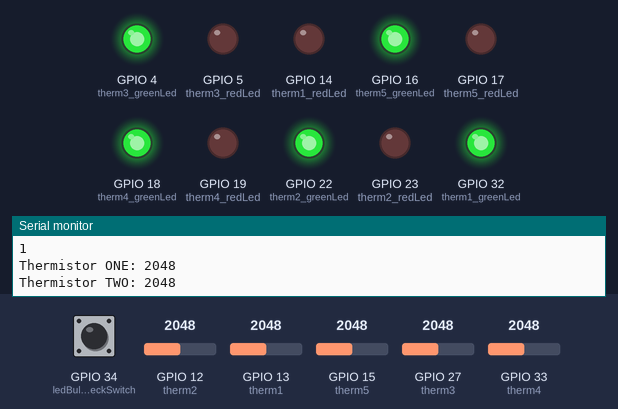
Recording of a sketch running on a simulated ESP32. On the bench: output pins drawn as LEDs (lit = HIGH), the last lines printed to the serial monitor. The inputs (shaded band) are chosen by the test bench; at power-on: GPIO 34 (ledBulbCheckSwitch) HIGH, GPIO 12 (therm2) = 2048, GPIO 13 (therm1) = 2048, GPIO 15 (therm5) = 2048, GPIO 27 (therm3) = 2048, GPIO 33 (therm4) = 2048.

Above: at 1.2 s.
1.3 s: GPIO 34 (ledBulbCheckSwitch) pulled LOW for 0.15 s
At 3.6 s:
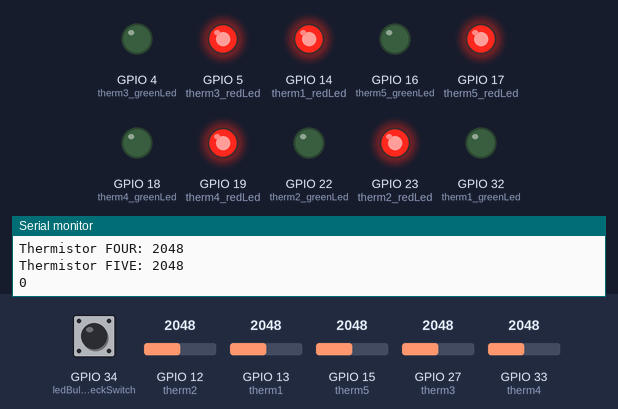
4.4 s: GPIO 12 (therm2) set to 1547
7.4 s: GPIO 12 (therm2) set to 1435
At 8.7 s:
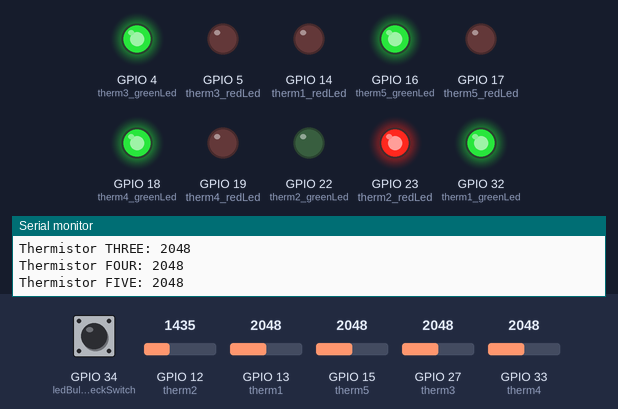
9.0 s: GPIO 13 (therm1) set to 1549
10.5 s: GPIO 13 (therm1) set to 1461
At 11.7 s:
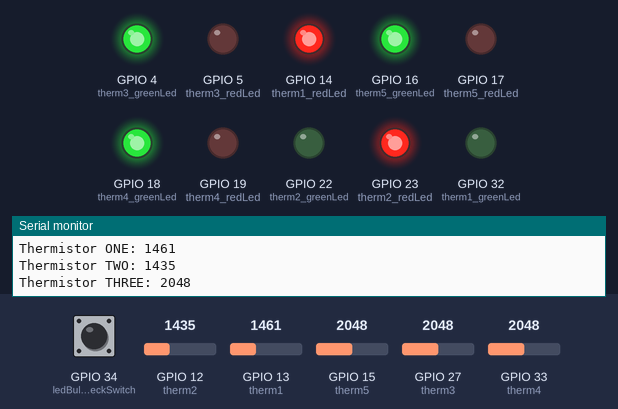
12.0 s: GPIO 15 (therm5) set to 1538
15.0 s: GPIO 15 (therm5) set to 1434
At 15.9 s:
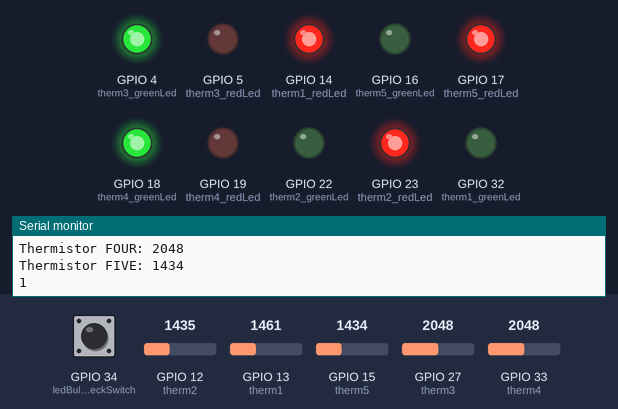
Timing chart, 0 to 17.5 s (numbered marks = the images above; inputs shaded):
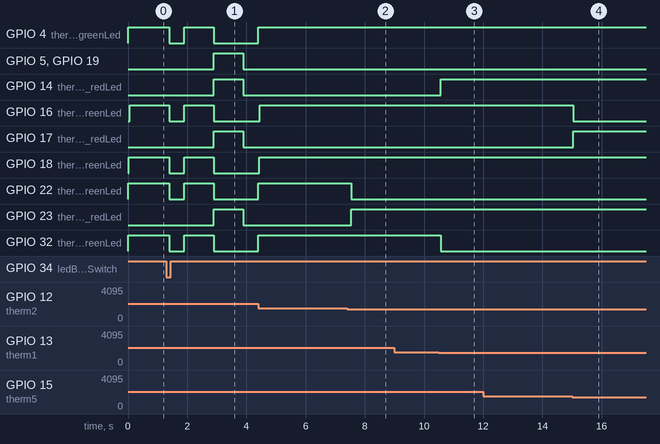

Measured:
- the behaviour switches between 1500 and 1499 on GPIO 12 (therm2) (found by bisection; images 1 and 2)
- the behaviour switches between 1500 and 1499 on GPIO 13 (therm1) (found by bisection; images 2 and 3)
- the behaviour switches between 1500 and 1499 on GPIO 15 (therm5) (found by bisection; images 3 and 4)
- after the input at 1.3 s, GPIO 4 (therm3_greenLed): HIGH → LOW after 0.10 s, → HIGH 0.50 s later, → LOW 1.0 s later; GPIO 5 (therm3_redLed): LOW → HIGH after 1.6 s, → LOW 1.0 s later
- after the input at 7.4 s, GPIO 22 (therm2_greenLed): HIGH → LOW after 0.14 s; GPIO 23 (therm2_redLed): LOW → HIGH after 0.14 s
- after the input at 10.5 s, GPIO 14 (therm1_redLed): LOW → HIGH after 0.07 s; GPIO 32 (therm1_greenLed): HIGH → LOW after 0.07 s
- after the input at 15.0 s, GPIO 16 (therm5_greenLed): HIGH → LOW after 0.05 s; GPIO 17 (therm5_redLed): LOW → HIGH after 0.05 s

The sketch:

thermistorFaultIndicator_v1.0.ino
```cpp
//PT Systems Thermistor Fault/No Fault Indicator
// firmware version 1.0

//Analog read pins
const int therm1 = 13; //thermistor 1 use pin 13
const int therm2 = 12; //thermistor 2 use pin 12
const int therm3 =27; //thermistor 3 use pin 27
const int therm4 = 33; //thermistor 4 use pin 33
const int therm5 = 15; //thermistor 5 use pin 15

//Digital output pins for LED toggle
const int therm1_greenLed= 32; //thermistor 1 green led
const int therm1_redLed = 14; //thermistor 1 red led
const int therm2_greenLed = 22; //thermistor 2 green led
const int therm2_redLed = 23; //thermistor 2 red led
const int therm3_greenLed = 4; //thermistor 3 green led
const int therm3_redLed = 5; //thermistor 3 red led
const int therm4_greenLed = 18; //thermistor 4 green led
const int therm4_redLed = 19; //thermistor 4 red led
const int therm5_greenLed = 16; //thermistor 5 green led
const int therm5_redLed = 17; //thermistor 5 red led

//Digital input for LED bulb check
const int ledBulbCheckSwitch = 34;

//Analog Voltage Range
const int validAnalogUpperRange = 2100; //2.1V upper range
const int validAnalogLowerRange = 1500; //1.5V lower range

int therm1_analogRead = 0; //initialize thermistor 1 analog read
int therm2_analogRead = 0; //initialize thermistor 2 analog read
int therm3_analogRead = 0; //initialize thermistor 3 analog read
int therm4_analogRead = 0; //initialize thermistor 4 analog read
int therm5_analogRead = 0; //initialize thermistor 5 analog read

void setup() {
  Serial.begin(9600); //Initialize baud rate for serial comm debugging purposes
  pinMode(therm1_greenLed, OUTPUT); //Initialize pin 32 as an output
  pinMode(therm1_redLed, OUTPUT); //Initialize pin 14 as an output
  pinMode(therm2_greenLed, OUTPUT); //Initialize pin 22 as an output
  pinMode(therm2_redLed, OUTPUT); //Initialize pin 23 as an output
  pinMode(therm3_greenLed, OUTPUT); //Initialize pin 4 as an output
  pinMode(therm3_redLed, OUTPUT); //Initialize pin 5 as an output
  pinMode(therm4_greenLed, OUTPUT); //Initialize pin 18 as an output
  pinMode(therm4_redLed, OUTPUT); //Initialize pin 19 as an output
  pinMode(therm5_greenLed, OUTPUT); //Initialize pin 16 as an output
  pinMode(therm5_redLed, OUTPUT); //Initialize pin 17 as an output
  pinMode(ledBulbCheckSwitch, INPUT_PULLUP); //Initialize pin 34 as an output, use board internal pullup
}

void loop() {
  bulbCheck();
  readThermistor1();
  readThermistor2();
  readThermistor3();
  readThermistor4();
  readThermistor5();
}

//No Fault Function - GREEN ON, RED OFF
void noFault(int greenLED, int redLED){
  digitalWrite(redLED,LOW);
  digitalWrite(greenLED, HIGH);
}

//Fault Function - GREEN OFF, RED ON
void fault(int greenLED, int redLED){
  digitalWrite(redLED, HIGH);
  digitalWrite(greenLED, LOW);
}

//Bulb check intialize LEDs off
void off(int greenLED, int redLED){
  digitalWrite(redLED, LOW);
  digitalWrite(greenLED, LOW);
}

//Read thermistor 1 function
void readThermistor1(){
  therm1_analogRead = analogRead(therm1);
  Serial.print("Thermistor ONE: ");
  Serial.println(therm1_analogRead);
  if(therm1_analogRead >= validAnalogLowerRange && therm1_analogRead <= validAnalogUpperRange){
    noFault(therm1_greenLed,therm1_redLed);
  } else{
    fault(therm1_greenLed,therm1_redLed);
  }
}

//Read thermistor 2 function
void readThermistor2(){
  therm2_analogRead = analogRead(therm2);
  Serial.print("Thermistor TWO: ");
  Serial.println(therm2_analogRead);
  if(therm2_analogRead >= validAnalogLowerRange && therm2_analogRead <= validAnalogUpperRange){
    noFault(therm2_greenLed,therm2_redLed);
  } else{
    fault(therm2_greenLed,therm2_redLed);
  }
}

//Read thermistor 3 function
void readThermistor3(){
  therm3_analogRead = analogRead(therm3);
  Serial.print("Thermistor THREE: ");
  Serial.println(therm3_analogRead);
  if(therm3_analogRead >= validAnalogLowerRange && therm3_analogRead <= validAnalogUpperRange){
    noFault(therm3_greenLed,therm3_redLed);
  } else{
    fault(therm3_greenLed,therm3_redLed);
  }
}

//Read thermistor 4 function
void readThermistor4(){
  therm4_analogRead = analogRead(therm4);
  Serial.print("Thermistor FOUR: ");
  Serial.println(therm4_analogRead);
  if(therm4_analogRead >= validAnalogLowerRange && therm4_analogRead <= validAnalogUpperRange){
    noFault(therm4_greenLed,therm4_redLed);
  } else{
    fault(therm4_greenLed,therm4_redLed);
  }
}

//Read thermistor 5 function
void readThermistor5(){
  therm5_analogRead = analogRead(therm5);
  Serial.print("Thermistor FIVE: ");
  Serial.println(therm5_analogRead);
  if(therm5_analogRead >= validAnalogLowerRange && therm5_analogRead <= validAnalogUpperRange){
    noFault(therm5_greenLed,therm5_redLed);
  } else{
    fault(therm5_greenLed,therm5_redLed);
  }
}

//Bulb check function. Needs pull up
void bulbCheck(){
  int ledBulbCheckState = digitalRead(ledBulbCheckSwitch);
  Serial.println(ledBulbCheckState);
  if(ledBulbCheckState == LOW){
    off(therm1_greenLed,  therm1_redLed);
    off(therm2_greenLed,therm2_redLed);
    off(therm3_greenLed,therm3_redLed);
    off(therm4_greenLed,therm4_redLed);
    off(therm5_greenLed,therm5_redLed);
    delay(500);
    noFault(therm1_greenLed,therm1_redLed); //ON GREEN LED
    noFault(therm2_greenLed,therm2_redLed);
    noFault(therm3_greenLed,therm3_redLed);
    noFault(therm4_greenLed,therm4_redLed);
    noFault(therm5_greenLed,therm5_redLed);
    delay(1000);
    fault(therm1_greenLed,therm1_redLed); //ON RED LED
    fault(therm2_greenLed,therm2_redLed);
    fault(therm3_greenLed,therm3_redLed);
    fault(therm4_greenLed,therm4_redLed);
    fault(therm5_greenLed,therm5_redLed);
    delay(1000);
    off(therm1_greenLed,therm1_redLed);
    off(therm2_greenLed,therm2_redLed);
    off(therm3_greenLed,therm3_redLed);
    off(therm4_greenLed,therm4_redLed);
    off(therm5_greenLed,therm5_redLed);
    delay(500);
  }
}
```
